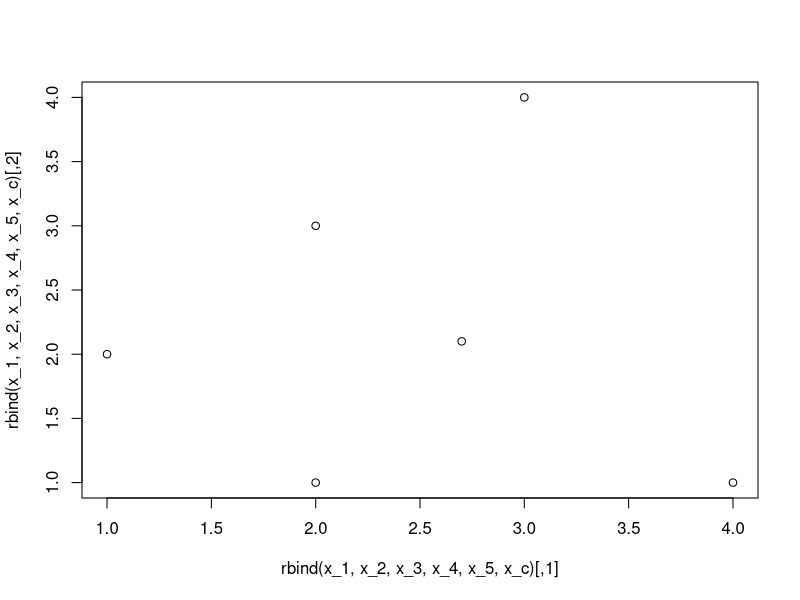

Recreate this plot in R.
x_1 <- c(2, 1)
x_2 <- c(1, 2)
x_3 <- c(2, 3)
x_4 <- c(4, 1)
x_5 <- c(3, 4)

x_c <- 0.2 * x_1 + 0.1 * x_2 + 0.2 * x_3 + 0.3 * x_4 + 0.2 * x_5

plot(rbind(x_1, x_2, x_3, x_4, x_5, x_c))